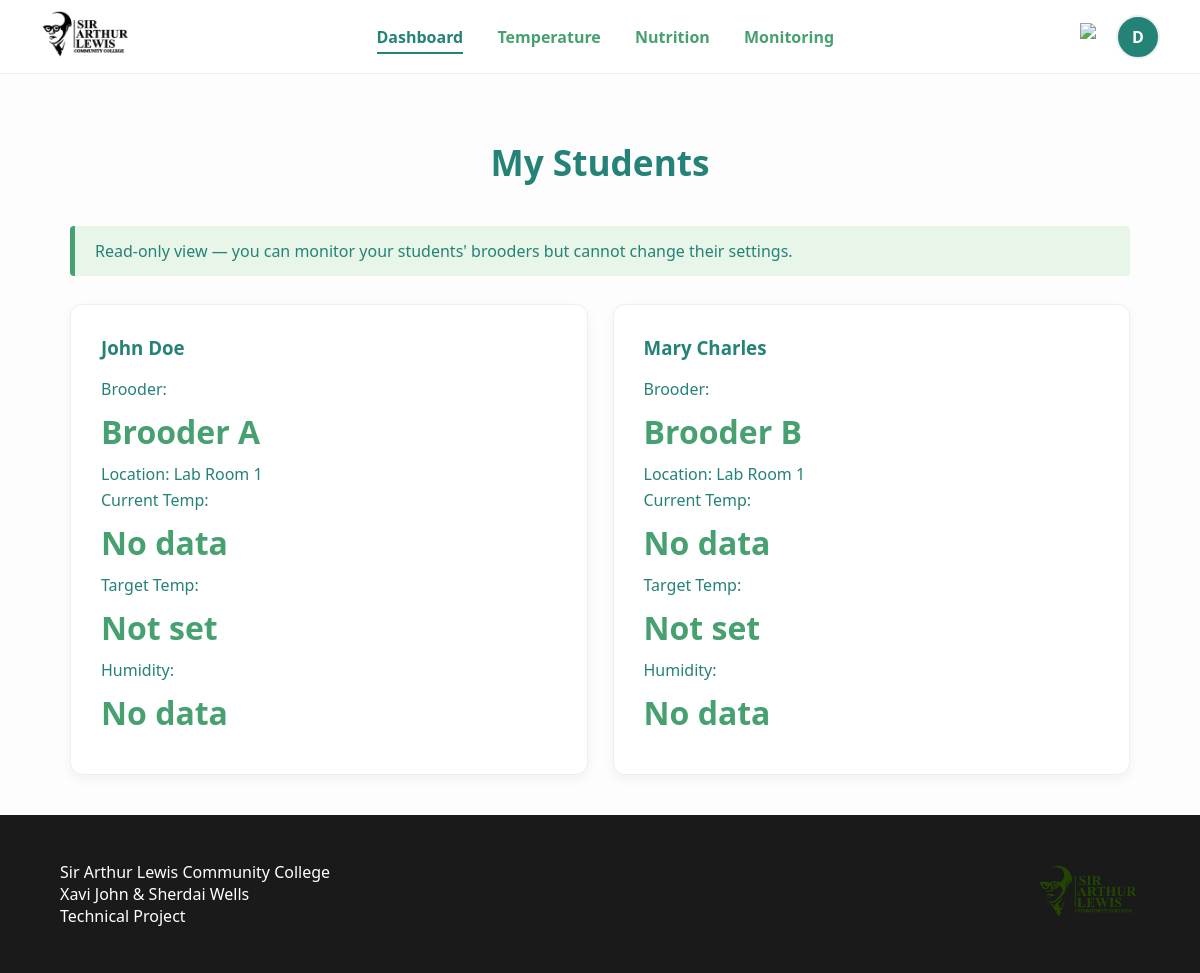
Page /lecturer/dashboard.php (signed in) on the committed database.
### tables this page shows
CREATE TABLE IF NOT EXISTS users (
    user_id    INT NOT NULL AUTO_INCREMENT,
    full_name  VARCHAR(100) NOT NULL,
    email      VARCHAR(150) NOT NULL UNIQUE,
    password   VARCHAR(255) NOT NULL,
    role       ENUM('admin','lecturer','student') NOT NULL DEFAULT 'student',
    created_at TIMESTAMP NOT NULL DEFAULT CURRENT_TIMESTAMP,
    PRIMARY KEY (user_id)
);

### auth/session_check.php (called while the page is built, shortened)
<?php
$current_user_id   = $_SESSION["user_id"];

### lecturer/dashboard.php (the view, shortened to what this page needs)
<?php
require_once "../auth/session_check.php";
require_once "../auth/connectdb.php";
$stmt = $conn->prepare("
    SELECT u.full_name, u.user_id,
           b.name AS brooder_name, b.location,
           ts.target_temp,
           tr.temperature, tr.humidity, tr.recorded_at
    FROM lecturer_student ls
    JOIN users u ON u.user_id = ls.student_id
    LEFT JOIN student_brooder sb ON sb.student_id = u.user_id
    LEFT JOIN brooders b ON b.brooder_id = sb.brooder_id
    LEFT JOIN temperature_settings ts ON ts.brooder_id = b.brooder_id
        AND ts.setting_id = (SELECT MAX(setting_id) FROM temperature_settings WHERE brooder_id = b.brooder_id)
    LEFT JOIN temperature_readings tr ON tr.brooder_id = b.brooder_id
        AND tr.reading_id = (SELECT MAX(reading_id) FROM temperature_readings WHERE brooder_id = b.brooder_id)
    WHERE ls.lecturer_id = ?
    ORDER BY u.full_name
");
$stmt->bind_param("i", $current_user_id);
$stmt->execute();
$students = $stmt->get_result()->fetch_all(MYSQLI_ASSOC);
?>
<!DOCTYPE html>
<html id="top">
<head>
    <link rel="stylesheet" href="/style.css">
</head>
<body>
<?php include "navbar.php"; ?>
<div class="container">
    <h1>My Students</h1>
    <div class="notice">Read-only view — you can monitor your students' brooders but cannot change their settings.</div>
    <?php if (empty($students)): ?>
        <div class="notice">No students have been assigned to you yet.</div>
    <?php else: ?>
    <div class="cards">
        <?php foreach ($students as $s): ?>
        <div class="card">
            <h3><?php echo htmlspecialchars($s["full_name"]); ?></h3>
            <p style="color:var(--teal); margin:4px 0;">Brooder: <strong><?php echo $s["brooder_name"] ? htmlspecialchars($s["brooder_name"]) : "Not assigned"; ?></strong></p>
            <p style="color:var(--teal); margin:4px 0;">Location: <?php echo htmlspecialchars($s["location"] ?? "—"); ?></p>
            <p style="color:var(--teal); margin:4px 0;">Current Temp: <strong><?php echo $s["temperature"] ? $s["temperature"] . "°C" : "No data"; ?></strong></p>
            <p style="color:var(--teal); margin:4px 0;">Target Temp: <strong><?php echo $s["target_temp"] ? $s["target_temp"] . "°C" : "Not set"; ?></strong></p>
            <p style="color:var(--teal); margin:4px 0;">Humidity: <strong><?php echo $s["humidity"] ? $s["humidity"] . "%" : "No data"; ?></strong></p>
        </div>
        <?php endforeach; ?>
    </div>
    <?php endif; ?>
</div>
<?php include "../auth/footer.php"; ?>
</body>
</html>

### style.css (style rules this page uses)
:root { --teal: #248277; --green: #47a070; }
html { scroll-behavior: smooth; }
body { font-family: 'Segoe UI', Tahoma, Geneva, Verdana, sans-serif; margin: 0; display: flex; flex-direction: column; min-height: 100vh; background: #fdfdfd; color: var(--green); }
.container { flex: 1; padding: 40px 20px; max-width: 1100px; margin: 0 auto; width: 100%; box-sizing: border-box; }
h1 { color: var(--teal); font-size: 2.2rem; text-align: center; margin-bottom: 40px; }
h3 { color: var(--teal); margin-top: 0; }
.cards { display: grid; grid-template-columns: repeat(auto-fit, minmax(260px, 1fr)); gap: 25px; }
.card { background: #ffffff; padding: 30px; border-radius: 12px; box-shadow: 0 4px 12px rgba(0,0,0,0.05); border: 1px solid #eeeeee; transition: transform 0.2s; }
.card strong { display: block; font-size: 2rem; color: var(--green); margin: 10px 0; }
.notice { background: #e8f5e9; border-left: 5px solid var(--green); padding: 14px 20px; margin-bottom: 28px; border-radius: 4px; color: var(--teal); }

### rows in the picture
users: full_name "John Doe", brooder_name "Brooder A", location "Lab Room 1"
users: full_name "Mary Charles", brooder_name "Brooder B", location "Lab Room 1"

### other values in the picture
$current_initial "D"
